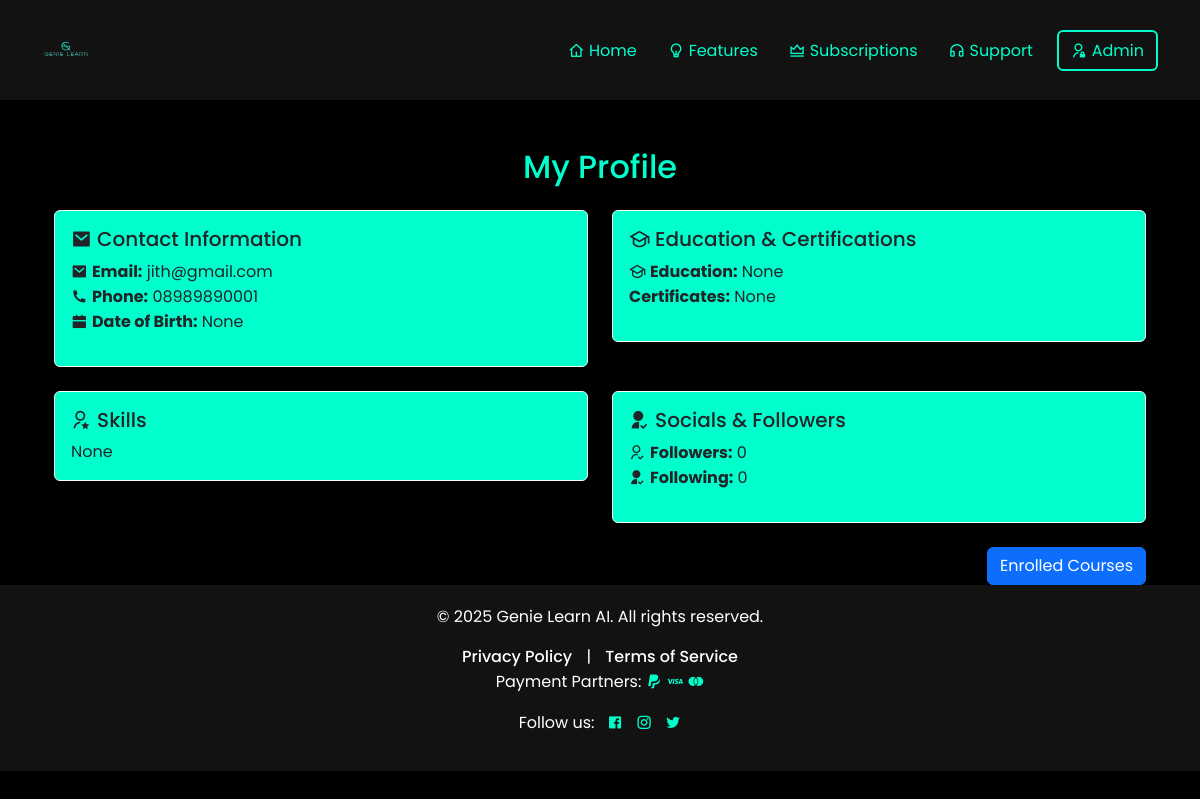
The app's page /user_app/profile/ (signed in), older data.
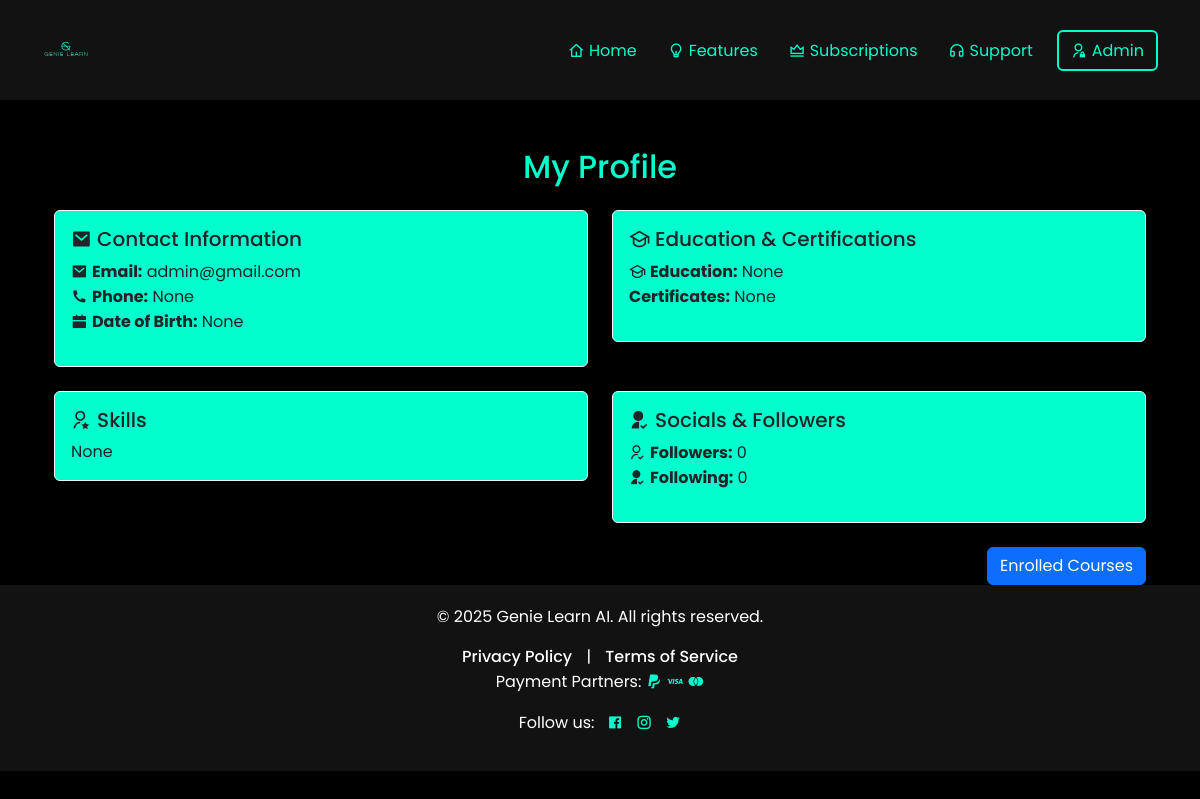
The same page, newer data.
### user_app/models.py (models this page shows, shortened)
class User(AbstractBaseUser, PermissionsMixin):
    email = models.EmailField(unique=True)
    full_name = models.CharField(max_length=30, null=True, blank=True)
    educational_qualification = models.CharField(max_length=50, null=True, blank=True)
    certificates = models.TextField(null=True, blank=True)
    phone = models.CharField(max_length=20, unique=True, null=True, blank=True)
    is_email_verified = models.BooleanField(default=False)
    is_phone_verified = models.BooleanField(default=False)
    subscriptions_type = models.CharField(max_length=20, null=True, blank=True)
    registration_date = models.DateTimeField(auto_now_add=True, null=True, blank=True)
    last_login = models.DateTimeField(auto_now=True, null=True, blank=True)
    bio = models.TextField(null=True, blank=True)
    date_of_birth = models.DateField(null=True, blank=True)
    address = models.TextField(null=True, blank=True)
    website = models.URLField(null=True, blank=True)
    gender = models.CharField(max_length=20, null=True, blank=True)
    occupation = models.CharField(max_length=20, null=True, blank=True)
    skills = models.TextField(null=True, blank=True)
    sub_category = models.TextField(null=True, blank=True)
    certificate_file = models.FileField(upload_to="certificates/", null=True, blank=True)
    followers_count = models.PositiveIntegerField(default=0)
    following_count = models.PositiveIntegerField(default=0)
    is_active = models.BooleanField(default=True)
    is_staff = models.BooleanField(default=False)
    USERNAME_FIELD = 'email'
    REQUIRED_FIELDS = []
    objects = CustomUserManager()

### user_app/views.py (the view)
# urls.py: path('profile/', user_profile, name='user_profile'),
def user_profile(request):
    user = request.user
    profile = User.objects.get(email=user.email)
    context = {
        'profile': profile,
        'user': request.user,
    }
    return render(request, 'profile.html', context)

### user_app/templates/profile.html (shortened to what this page needs)
{% extends 'base.html' %}
{% load static %}
{% block content %}
<div class="container mt-5">
    <h2 class="text-center mb-4">My Profile</h2>
    <div class="row row-cols-1 row-cols-md-2 g-4">
        <div class="col">
            <div class="card shadow-sm border-light rounded" style="background-color: #00FFCC;">
                <div class="card-body">
                    <h5 class="card-title  text-dark"><i class="ri-mail-fill"></i> Contact Information</h5>
                    <ul class="list-unstyled text-dark">
                        <li><i class="ri-mail-fill"></i> <strong>Email:</strong> {{ profile.email }}</li>
                        <li><i class="ri-phone-fill"></i> <strong>Phone:</strong> {{ profile.phone }}</li>
                        <li><i class="ri-calendar-fill"></i> <strong>Date of Birth:</strong> {{ profile.date_of_birth }}</li>
                    </ul>
                </div>
            </div>
        </div>
        <div class="col">
            <div class="card shadow-sm border-light rounded" style="background-color: #00FFCC;">
                <div class="card-body">
                    <h5 class="card-title  text-dark"><i class="ri-graduation-cap-line"></i> Education & Certifications</h5>
                    <ul class="list-unstyled  text-dark">
                        <li><i class="ri-graduation-cap-line"></i> <strong>Education:</strong> {{ profile.educational_qualification }}</li>
                        <li> <strong>Certificates:</strong> {{ profile.certificates }}</li>
                    </ul>
                </div>
            </div>
        </div>
        <div class="col">
            <div class="card shadow-sm border-light rounded" style="background-color: #00FFCC;">
                <div class="card-body  text-dark">
                    <h5 class="card-title  text-dark"><i class="ri-user-star-line"></i> Skills</h5>
                    <p class="card-text">{{ profile.skills }}</p>
                </div>
            </div>
        </div>
        <div class="col">
            <div class="card shadow-sm border-light rounded" style="background-color: #00FFCC;">
                <div class="card-body">
                    <h5 class="card-title  text-dark"><i class="ri-user-follow-fill"></i> Socials & Followers</h5>
                    <ul class="list-unstyled  text-dark">
                        <li><i class="ri-user-follow-line"></i> <strong>Followers:</strong> {{ profile.followers_count }}</li>
                        <li><i class="ri-user-follow-fill"></i> <strong>Following:</strong> {{ profile.following_count }}</li>
                    </ul>
                </div>
            </div>
        </div>
    </div>
    <div class="text-end mt-4">
        <a href="#" class="btn btn-primary">Enrolled Courses</a>
    </div>
</div>
{% endblock %}

### templates/base.html (shortened to what this page needs)
{% load static %}
<!DOCTYPE html>
<html lang="en">
<head>
    <link href="https://cdn.jsdelivr.net/npm/bootstrap@5.3.0-alpha1/dist/css/bootstrap.min.css" rel="stylesheet">
    <link href="https://cdn.jsdelivr.net/npm/remixicon/fonts/remixicon.css" rel="stylesheet">
</head>
<body>
<nav class="navbar navbar-expand-lg">
    <div class="container">
        <a class="navbar-brand" href="/">
            <img src="{% static 'images/logo11.png' %}" alt="Genie Learn AI Logo" class="img-fluid" style="height: 50px; max-height: 100px; object-fit: contain;">
        </a>
        <div class="collapse navbar-collapse" id="navbarNav">
            <ul class="navbar-nav ms-auto">
                <li class="nav-item">
    <a class="nav-link" href="{% url 'index' %}">
        <i class="ri-home-4-line"></i> Home
    </a>
    </li>
    <li class="nav-item">
        <a class="nav-link" href="{% url 'user_app:features' %}">
            <i class="ri-lightbulb-line"></i> Features
        </a>
    </li>
    <li class="nav-item">
        <a class="nav-link" href="{% url 'user_app:subscriptions' %}">
            <i class="ri-vip-crown-line"></i> Subscriptions
        </a>
    </li>
    <li class="nav-item">
        <a class="nav-link" href="{% url 'user_app:support' %}">
            <i class="ri-headphone-line"></i> Support
        </a>
    </li>
                <li class="nav-item">
                    <a class="btn btn-outline ms-3" href="/admin/login">
                        <i class="ri-admin-line"></i> Admin
                    </a>
                </li>
            </ul>
        </div>
    </div>
</nav>
<div class="container mt-5">
    {% block content %}
    {% endblock %}
</div>
<footer>
    <div class="container">
        <p>&copy; 2025 Genie Learn AI. All rights reserved.</p>
        <div class="footer-links">
            <a href="/privacy-policy">Privacy Policy</a> |
            <a href="/terms">Terms of Service</a>
        </div>
        <p>Payment Partners:
            <i class="ri-paypal-fill" style = "color:#00ffcc;"></i>
            <i class="ri-visa-line" style = "color:#00ffcc;"></i>
            <i class="ri-mastercard-fill" style = "color:#00ffcc;"></i>
        </p>
        <p>
            Follow us:
            <a href="#" class="ms-2" style="text-decoration:none; "><i class="ri-facebook-box-fill" style = "color:#00ffcc; " ></i></a>
            <a href="#" class="ms-2" style="text-decoration:none;"><i class="ri-instagram-line" style = "color:#00ffcc;"></i></a>
            <a href="#" class="ms-2" style="text-decoration:none;"><i class= "ri-twitter-fill" style = "color:#00ffcc;"> </i></a>
        </p>
    </div>
</footer>
</body>
</html>

### templates/base.html (style rules this page uses)
body { background-color: black; color: white; font-family: 'Poppins', sans-serif; margin:0px; padding:0px; }
.navbar { background-color: #121212; color: white; padding: 20px; }
.navbar-brand { color: #00ffcc; font-size: 2rem; font-weight: bold; font-family: 'Playfair Display', serif; display: flex; align-items: center; }
.nav-link { color: #00ffcc; font-size: 1rem; margin-left: 15px; }
.btn-outline { border: 2px solid; border-color:#00ffcc; color: #00ffcc; }
h2 { color:#00ffcc; }
footer { background-color: #121212; color: white; text-align: center; padding: 20px 0; }
.footer-links a { color: white; text-decoration: none; margin: 0 10px; font-weight: 500; }

Row changes from the older to the newer data that the page shows:
changed User "None": email "jith@gmail.com" → "admin@gmail.com"; phone "08989890001" → "None"
